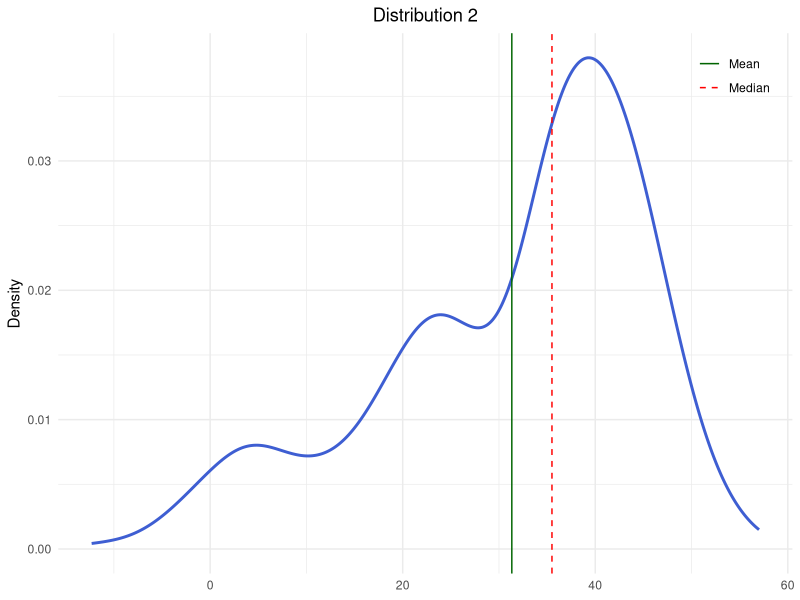
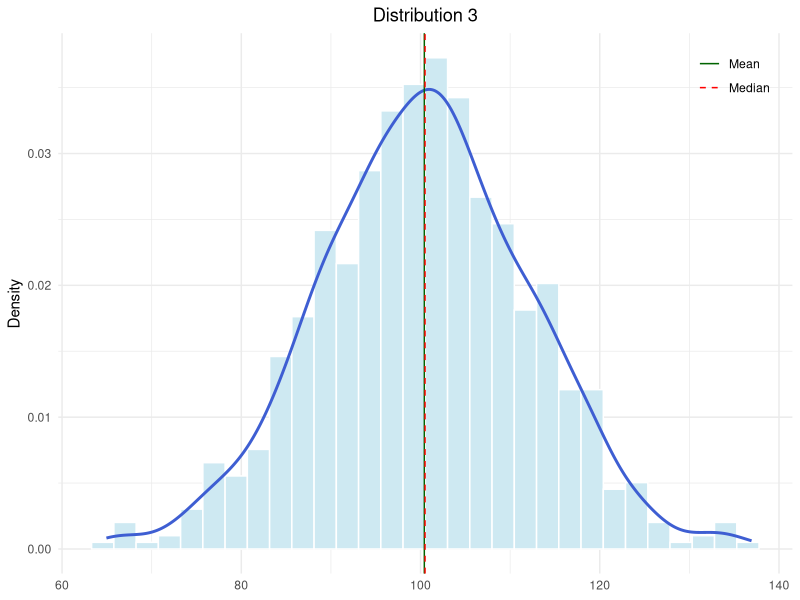
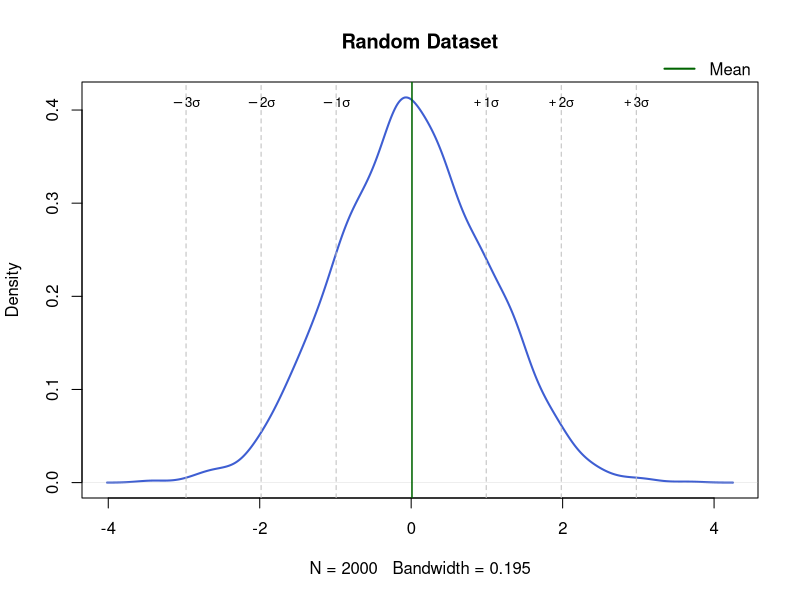

Reproduce these figures in R, in order.
## ---- chunk 1
set.seed(20260302)

knitr::opts_chunk$set(
  echo = TRUE,
  warning = FALSE,
  message = FALSE,
  fig.pos = "H",
  fig.align = "center",
  fig.show = "hold",
  dev.args = list(pointsize = 9)
)
## ---- chunk 2
d1 <- rnorm(n = 500, mean = 40, sd = 6)
d2 <- rnorm(n = 200, mean = 22.5, sd = 6)
d3 <- rnorm(n = 100, mean = 5, sd = 6)
d123 <- c(d1, d2, d3)

mean_d123 <- mean(d123)
mean_d123
## ---- chunk 3
median_d123 <- median(d123)
median_d123
## ---- chunk 4
library(ggplot2)

# --- predefine format for the plot ---
theme_set(theme_minimal())

base_theme <- theme(
  plot.title = element_text(hjust = 0.5),
  legend.position = c(0.98, 0.98),
  legend.justification = c(1, 1)
)

base_scales <- list(
  scale_color_manual(values = c("Mean" = "darkgreen", "Median" = "red")),
  scale_linetype_manual(values = c("Mean" = "solid", "Median" = "dashed"))
)
# -------------------------------------

line_d123 <- data.frame(
  x = c(mean_d123, median_d123),
  type = c("Mean", "Median")
)

ggplot(data.frame(d123 = d123), aes(x = d123)) +
  geom_density(color = "#3e5ed2", linewidth = 1) +
  geom_vline(data = line_d123,
             aes(xintercept = x, color = type, linetype = type),
             key_glyph = "path",
             linewidth = 0.5) +
  labs(title = "Distribution 2", x = NULL, y = "Density",
       color = NULL, linetype = NULL) +
  base_scales + base_theme
## ---- chunk 5
nd <- rnorm(n = 800, mean = 100, sd = 12)

mean_nd <- mean(nd)
mean_nd
## ---- chunk 6
median_nd <- median(nd)
median_nd
## ---- chunk 7
line_nd <- data.frame(
  x = c(mean_nd, median_nd),
  type = c("Mean", "Median")
)

ggplot(data.frame(nd = nd), aes(x = nd)) +
  geom_histogram(aes(y = after_stat(density)),
                 fill = "#cee9f2", color = "white") +
  geom_density(color = "#3e5ed2", linewidth = 1) +
  geom_vline(data = line_nd,
             aes(xintercept = x, color = type, linetype = type),
             key_glyph = "path",
             linewidth = 0.5) +
  labs(title = "Distribution 3", x = NULL, y = "Density",
       color = NULL, linetype = NULL) +
  base_scales + base_theme
## ---- chunk 8
rdata <- rnorm(n = 2000, mean = 0, sd = 1)

mean_rdata <- mean(rdata)
sd_rdata <- sd(rdata)
sd_set <- c(-3, -2, -1, 1, 2, 3) * sd_rdata
## ---- chunk 9
plot(density(rdata), col = "#3e5ed2", lwd = 2, main = "Random Dataset")
abline(v = mean_rdata, col = "darkgreen", lwd = 1.5)
abline(v = sd_set, col = "gray", lty = 2)

y_top <- par("usr")[4] * 0.95
text(
  x = sd_set, y = y_top,
  labels = c(expression(-3 * sigma), expression(-2 * sigma),
             expression(-1 * sigma), expression(+1 * sigma),
             expression(+2 * sigma), expression(+3 * sigma)),
  cex = 0.8
)

legend(
  "topright", inset = c(0, -0.08), legend = "Mean", col = "darkgreen",
  lty = 1, lwd = 2,
  bty = "n",  # no box around the legend
  xpd = NA  # allow to beyond the plot area
)
## ---- chunk 10
    quantiles <- quantile(rdata, probs = c(0.25, 0.5, 0.75))
    quantiles
## ---- chunk 11
    sd_from_mean <- (quantiles - mean_rdata) / sd_rdata
    sd_from_mean
## ---- chunk 12
rdata2 <- rnorm(n = 2000, mean = 35, sd = 3.5)

quantiles2 <- quantile(rdata2, probs = c(0.25, 0.75))
quantiles2
## ---- chunk 13
sd_from_mean2 <- (quantiles2 - mean(rdata2)) / sd(rdata2)
sd_from_mean2
## ---- chunk 14
# d123 from the description of Question 1
d1 <- rnorm(n = 500, mean = 15, sd = 5)
d2 <- rnorm(n = 200, mean = 30, sd = 5)
d3 <- rnorm(n = 100, mean = 45, sd = 5)
d123 <- c(d1, d2, d3)
## ---- chunk 15
quantiles_d123 <- quantile(d123, probs = c(0.25, 0.75))
quantiles_d123
## ---- chunk 16
sd_from_mean_d123 <- (quantiles_d123 - mean(d123)) / sd(d123)
sd_from_mean_d123
## ---- chunk 17
rand_data <- rnorm(800, mean = 20, sd = 5)
rand_n <- length(rand_data)
rand_range <- max(rand_data) - min(rand_data)
## ---- chunk 18
  # Number of bins (k)
  sturges_k <- ceiling(log2(rand_n)) + 1
  sturges_k
## ---- chunk 19
  # Bin width (h)
  sturges_h <- rand_range / sturges_k
  sturges_h
## ---- chunk 20
  # Bin width (h)
  scott_h <- 3.49 * sd(rand_data) / (rand_n ^ (1 / 3))
  scott_h
## ---- chunk 21
  # Number of bins (k)
  scott_k <- ceiling(rand_range / scott_h)
  scott_k
## ---- chunk 22
  # Bin width (h)
  fd_h <- 2 * IQR(rand_data) / (rand_n ^ (1 / 3))
  fd_h
## ---- chunk 23
  # Number of bins (k)
  fd_k <- ceiling(rand_range / fd_h)
  fd_k
## ---- chunk 24
  out_data <- c(rand_data, runif(10, min = 40, max = 60))
  out_n <- length(out_data)
  out_range <- max(out_data) - min(out_data)
## ---- chunk 25
    # Number of bins (k)
    out_sturges_k <- ceiling(log2(out_n)) + 1
    out_sturges_k
## ---- chunk 26
    # Bin width (h)
    out_sturges_h <- out_range / out_sturges_k
    out_sturges_h
## ---- chunk 27
    # Bin width (h)
    out_scott_h <- 3.49 * sd(out_data) / (out_n ^ (1 / 3))
    out_scott_h
## ---- chunk 28
    # Number of bins (k)
    out_scott_k <- ceiling(out_range / out_scott_h)
    out_scott_k
## ---- chunk 29
    # Bin width (h)
    out_fd_h <- 2 * IQR(out_data) / (out_n ^ (1 / 3))
    out_fd_h
## ---- chunk 30
    # Number of bins (k)
    out_fd_k <- ceiling(out_range / out_fd_h)
    out_fd_k
## ---- chunk 31
  orig_h <- c(sturges_h, scott_h, fd_h)
  out_h <- c(out_sturges_h, out_scott_h, out_fd_h)

  data.frame(
    Method = c("Sturges", "Scott", "Freedman-Diaconis"),
    Original_h = orig_h,
    With_Outliers_h = out_h,
    Change_h = out_h - orig_h
  )
